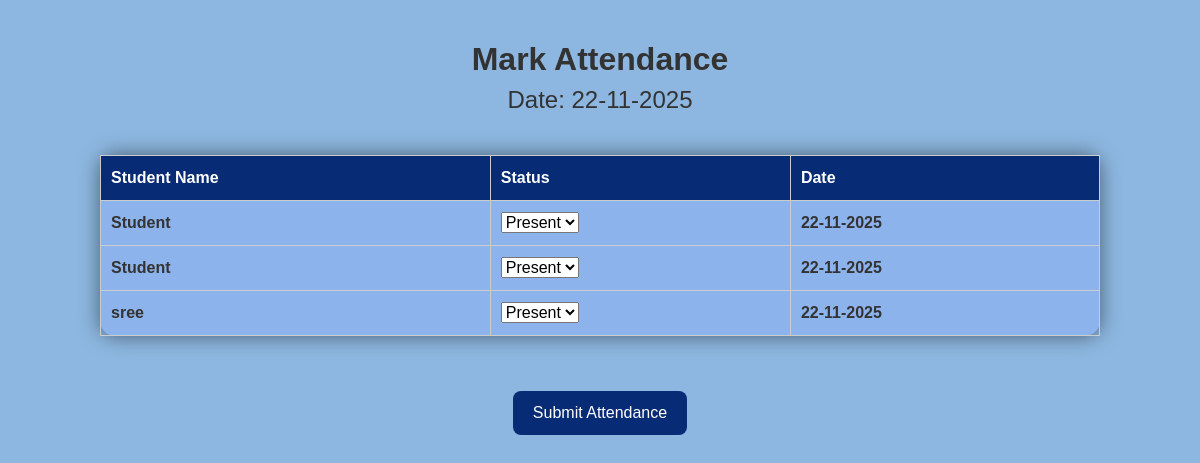
The page /teacher/attendance (signed in) on the database its author committed.
### models.py (models this page shows, shortened)
class Student(db.Model):
    __tablename__ = 'Student'
    id = db.Column(db.Integer, primary_key=True)
    parent_id = db.Column(db.Integer, db.ForeignKey('Parent.id', name='fk_student_parent'))
    name = db.Column(db.String(100), nullable=False)
    email = db.Column(db.String(100), unique=True, nullable=False)
    password = db.Column(db.String(100), nullable=False)
    age = db.Column(db.Integer, nullable=False)
    grade = db.Column(db.String(10), nullable=False)
    course_id = db.Column(db.Integer, db.ForeignKey('Course.id', name='fk_student_course'))
    course = db.relationship("Course")

### app.py (the view, shortened to what this page needs)
@app.route('/teacher/attendance', methods=['GET', 'POST'])
def mark_attendance():
    teacher_id = session.get('teacher_id')
    if not teacher_id:
        return redirect(url_for('login'))
    students = Student.query.all()
    formatted_date = date.today().strftime("%d-%m-%Y")
    return render_template('attendence.html', students=students, today=formatted_date, success=False)

### templates/attendence.html (shortened to what this page needs)
<!DOCTYPE html>
<html lang="en">
<head>
  <link rel="stylesheet" href="https://cdn.jsdelivr.net/npm/bootstrap@5.3.0/dist/css/bootstrap.min.css">
</head>
<body>
  <center><h2><b>Mark Attendance</h2>
  <h4>Date: {{ today }}</h4></center>
  <form method="POST">
    <table>
      <tr>
        <th>Student Name</th>
        <th>Status</th>
        <th>Date</th>
      </tr>
      {% for student in students %}
      <tr>
        <td>{{ student.name }}</td>
        <td>
          <select name="status_{{ student.id }}">
            <option value="Present">Present</option>
          </select>
        </td>
        <td>{{ today }}</td>
      </tr>
      {% endfor %}
    </table>
    <center><button type="submit">Submit Attendance</button></center>
  </form>
</body>
</html>

### templates/attendence.html (style rules this page uses)
:root { --primary: #8db7e0ff; --secondary: #082b75ff; --accent: #f7b500; --accent-hover: #ffcc33; --text-primary: #1c1c1c; --text-secondary: #555555; --input-bg: #f2f4f7; }
body { font-family: Arial, sans-serif; background-color: #8db7e0ff; color: #333; margin: 40px; }
table { margin: 40px auto; width: 90%; max-width: 1000px; background-color: #8db3ecff; padding: 30px; border-radius: 15px; box-shadow: 0 0 20px rgba(0, 0, 0, 0.5); }
th, td { border: 1px solid #ccc; padding: 10px; text-align: left; }
th { background-color: #082b75ff; color: white; }
button { margin-top: 15px; background-color: #082b75ff; color: white; border: none; padding: 10px 20px; border-radius: 8px; cursor: pointer; }

### rows shown on the page
Student: name "Student", id "Present"
Student: name "Student", id "Present"
Student: name "sree", id "Present"
